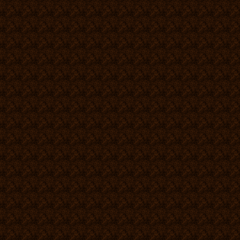

A level layout from a 2D game, rendered from its tile map. Below: a short description, then the map file with its tile-grid data intact:
An orthogonal 15x15 tile map with 16x16 px tiles, 3 tile layers (floor, wall, units), 1 hidden layer not drawn.

<map version="1.10" tiledversion="2025.05.05" orientation="orthogonal" renderorder="right-down" width="15" height="15" tilewidth="16" tileheight="16" infinite="0" nextlayerid="6" nextobjectid="1">
 <tileset firstgid="1" source="../../tiles/battle/xbase.tsx" />
 <layer id="1" name="floor" width="15" height="15">
  <data encoding="csv">
11,11,11,11,11,11,11,11,11,11,11,11,11,11,11,
11,11,11,11,11,11,11,11,11,11,11,11,11,11,11,
11,11,11,11,11,11,11,11,11,11,11,11,11,11,11,
11,11,11,11,11,11,11,11,11,11,11,11,11,11,11,
11,11,11,11,11,11,11,11,11,11,11,11,11,11,11,
11,11,11,11,11,11,11,11,11,11,11,11,11,11,11,
11,11,11,11,11,11,11,11,11,11,11,11,11,11,11,
11,11,11,11,11,11,11,11,11,11,11,11,11,11,11,
11,11,11,11,11,11,11,11,11,11,11,11,11,11,11,
11,11,11,11,11,11,11,11,11,11,11,11,11,11,11,
11,11,11,11,11,11,11,11,11,11,11,11,11,11,11,
11,11,11,11,11,11,11,11,11,11,11,11,11,11,11,
11,11,11,11,11,11,11,11,11,11,11,11,11,11,11,
11,11,11,11,11,11,11,11,11,11,11,11,11,11,11,
11,11,11,11,11,11,11,11,11,11,11,11,11,11,11
</data>
 </layer>
 <layer id="3" name="wall" width="15" height="15">
  <data encoding="csv">
11,11,11,11,11,11,11,11,11,11,11,11,11,11,11,
11,11,11,11,11,11,11,11,11,11,11,11,11,11,11,
11,11,11,11,11,11,11,11,11,11,11,11,11,11,11,
11,11,11,11,11,11,11,11,11,11,11,11,11,11,11,
11,11,11,11,11,11,11,11,11,11,11,11,11,11,11,
11,11,11,11,11,11,11,11,11,11,11,11,11,11,11,
11,11,11,11,11,11,11,11,11,11,11,11,11,11,11,
11,11,11,11,11,11,11,11,11,11,11,11,11,11,11,
11,11,11,11,11,11,11,11,11,11,11,11,11,11,11,
11,11,11,11,11,11,11,11,11,11,11,11,11,11,11,
11,11,11,11,11,11,11,11,11,11,11,11,11,11,11,
11,11,11,11,11,11,11,11,11,11,11,11,11,11,11,
11,11,11,11,11,11,11,11,11,11,11,11,11,11,11,
11,11,11,11,11,11,11,11,11,11,11,11,11,11,11,
11,11,11,11,11,11,11,11,11,11,11,11,11,11,11
</data>
 </layer>
 <layer id="5" name="roof" width="15" height="15" visible="0">
  <data encoding="csv">
0,0,0,0,0,0,0,0,0,0,0,0,0,0,0,
0,0,0,0,0,0,0,0,0,0,0,0,0,0,0,
0,0,0,0,0,0,0,0,0,0,0,0,0,0,0,
0,0,0,0,0,0,0,0,0,0,0,0,0,0,0,
0,0,0,0,0,0,0,0,0,0,0,0,0,0,0,
0,0,0,0,0,0,0,0,0,0,0,0,0,0,0,
0,0,0,0,0,0,0,0,0,0,0,0,0,0,0,
0,0,0,0,0,0,0,0,0,0,0,0,0,0,0,
0,0,0,0,0,0,0,0,0,0,0,0,0,0,0,
0,0,0,0,0,0,0,0,0,0,0,0,0,0,0,
0,0,0,0,0,0,0,0,0,0,0,0,0,0,0,
0,0,0,0,0,0,0,0,0,0,0,0,0,0,0,
0,0,0,0,0,0,0,0,0,0,0,0,0,0,0,
0,0,0,0,0,0,0,0,0,0,0,0,0,0,0,
0,0,0,0,0,0,0,0,0,0,0,0,0,0,0
</data>
 </layer>
 <layer id="4" name="units" width="15" height="15">
  <data encoding="csv">
0,0,0,0,0,0,0,0,0,0,0,0,0,0,0,
0,0,0,0,0,0,0,0,0,0,0,0,0,0,0,
0,0,0,0,0,0,0,0,0,0,0,0,0,0,0,
0,0,0,0,0,0,0,0,0,0,0,0,0,0,0,
0,0,0,0,0,0,0,0,0,0,0,0,0,0,0,
0,0,0,0,0,0,0,0,0,0,0,0,0,0,0,
0,0,0,0,0,0,0,0,0,0,0,0,0,0,0,
0,0,0,0,0,0,0,0,0,0,0,0,0,0,0,
0,0,0,0,0,0,0,0,0,0,0,0,0,0,0,
0,0,0,0,0,0,0,0,0,0,0,0,0,0,0,
0,0,0,0,0,0,0,0,0,0,0,0,0,0,0,
0,0,0,0,0,0,0,0,0,0,0,0,0,0,0,
0,0,0,0,0,0,0,0,0,0,0,0,0,0,0,
0,0,0,0,0,0,0,0,0,0,0,0,0,0,0,
0,0,0,0,0,0,0,0,0,0,0,0,0,0,0
</data>
 </layer>
</map>
